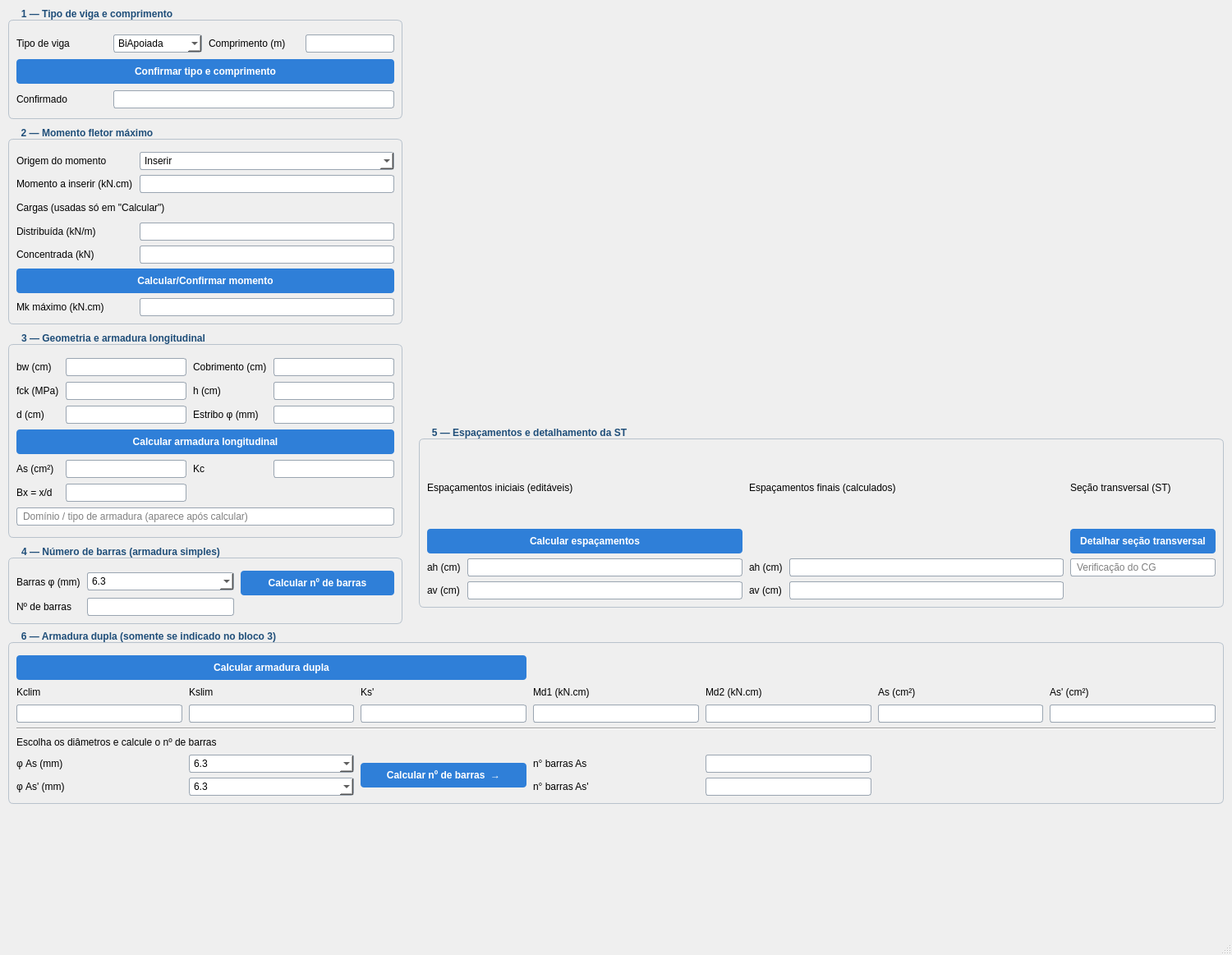
<?xml version="1.0" encoding="UTF-8"?>
<ui version="4.0">
 <class>MainWindow</class>
 <widget class="QMainWindow" name="MainWindow">
  <property name="geometry">
   <rect>
    <x>0</x>
    <y>0</y>
    <width>1500</width>
    <height>1163</height>
   </rect>
  </property>
  <property name="windowTitle">
   <string>Dimensionamento de Vigas — NBR 6118</string>
  </property>
  <widget class="QWidget" name="centralwidget">
   <property name="styleSheet">
    <string>
QGroupBox { font-weight: bold; border: 1px solid #b8c2cc; border-radius: 6px; margin-top: 14px; padding-top: 6px; }
QGroupBox::title { subcontrol-origin: margin; left: 10px; padding: 0 4px; color: #1f4e79; }
QGroupBox QLabel, QGroupBox QLineEdit, QGroupBox QComboBox { font-weight: normal; }
QLabel[papel=&quot;subtitulo&quot;] { font-weight: bold; color: #37474f; }
QLineEdit { background: #ffffff; border: 1px solid #9aa5b1; border-radius: 3px; padding: 2px 5px; }
QLineEdit:focus { border: 1px solid #2f7fd8; }
QLineEdit[papel=&quot;saida&quot;] { background: #eceff1; color: #1f2d3a; border: 1px solid #cfd8dc; }
QLineEdit[papel=&quot;editavel&quot;] { background: #fff6d6; border: 1px solid #e0c36a; }
QComboBox { background: #ffffff; border: 1px solid #9aa5b1; border-radius: 3px; padding: 2px 5px; font-weight: normal; }
QPushButton { background: #2f7fd8; color: #ffffff; border: none; border-radius: 4px; padding: 4px 12px; min-height: 22px; font-weight: bold; }
QPushButton:hover { background: #2569b5; }
QPushButton:pressed { background: #1c548f; }
QLineEdit:disabled, QComboBox:disabled { background: #f4f4f4; color: #a0a0a0; border: 1px solid #dddddd; }
QLabel:disabled { color: #a0a0a0; }
QPushButton:disabled { background: #cfd8dc; color: #78909c; }
QGroupBox:disabled { color: #a0a0a0; }
</string>
   </property>
   <widget class="QGroupBox" name="gb_tipo">
    <property name="geometry">
     <rect>
      <x>10</x>
      <y>10</y>
      <width>480</width>
      <height>135</height>
     </rect>
    </property>
    <property name="title">
     <string>1 — Tipo de viga e comprimento</string>
    </property>
    <layout class="QGridLayout" name="layout_tipo" columnstretch="0,1,0,1" columnminimumwidth="110,0,110,0">
     <property name="horizontalSpacing">
      <number>8</number>
     </property>
     <property name="verticalSpacing">
      <number>6</number>
     </property>
     <item row="0" column="0">
      <widget class="QLabel" name="label">
       <property name="text">
        <string>Tipo de viga</string>
       </property>
      </widget>
     </item>
     <item row="0" column="2">
      <widget class="QLabel" name="label_3">
       <property name="text">
        <string>Comprimento (m)</string>
       </property>
      </widget>
     </item>
     <item row="0" column="1">
      <widget class="QComboBox" name="tipoviga">
       <item>
        <property name="text">
         <string>BiApoiada</string>
        </property>
       </item>
       <item>
        <property name="text">
         <string>Engastada</string>
        </property>
       </item>
      </widget>
     </item>
     <item row="0" column="3">
      <widget class="QLineEdit" name="comprimento"/>
     </item>
     <item row="1" column="0" colspan="4">
      <widget class="QPushButton" name="botaook">
       <property name="text">
        <string>Confirmar tipo e comprimento</string>
       </property>
       <property name="papel" stdset="0">
        <string>acao</string>
       </property>
      </widget>
     </item>
     <item row="2" column="0">
      <widget class="QLabel" name="label_2">
       <property name="text">
        <string>Confirmado</string>
       </property>
      </widget>
     </item>
     <item row="2" column="1" colspan="3">
      <widget class="QLineEdit" name="tipodeviga">
       <property name="readOnly">
        <bool>true</bool>
       </property>
       <property name="papel" stdset="0">
        <string>saida</string>
       </property>
      </widget>
     </item>
    </layout>
   </widget>
   <widget class="QGroupBox" name="gb_momento">
    <property name="geometry">
     <rect>
      <x>10</x>
      <y>155</y>
      <width>480</width>
      <height>240</height>
     </rect>
    </property>
    <property name="title">
     <string>2 — Momento fletor máximo</string>
    </property>
    <layout class="QGridLayout" name="layout_momento" columnstretch="0,1">
     <property name="horizontalSpacing">
      <number>8</number>
     </property>
     <property name="verticalSpacing">
      <number>6</number>
     </property>
     <item row="0" column="0">
      <widget class="QLabel" name="label_8">
       <property name="text">
        <string>Origem do momento</string>
       </property>
      </widget>
     </item>
     <item row="0" column="1">
      <widget class="QComboBox" name="tipomomento">
       <item>
        <property name="text">
         <string>Inserir</string>
        </property>
       </item>
       <item>
        <property name="text">
         <string>Calcular</string>
        </property>
       </item>
      </widget>
     </item>
     <item row="1" column="0">
      <widget class="QLabel" name="label_9">
       <property name="text">
        <string>Momento a inserir (kN.cm)</string>
       </property>
      </widget>
     </item>
     <item row="1" column="1">
      <widget class="QLineEdit" name="inserirmomento"/>
     </item>
     <item row="2" column="0" colspan="2">
      <widget class="QLabel" name="label_4">
       <property name="text">
        <string>Cargas (usadas só em &quot;Calcular&quot;)</string>
       </property>
       <property name="papel" stdset="0">
        <string>subtitulo</string>
       </property>
      </widget>
     </item>
     <item row="3" column="0">
      <widget class="QLabel" name="label_5">
       <property name="text">
        <string>Distribuída (kN/m)</string>
       </property>
      </widget>
     </item>
     <item row="3" column="1">
      <widget class="QLineEdit" name="distribuida"/>
     </item>
     <item row="4" column="0">
      <widget class="QLabel" name="label_6">
       <property name="text">
        <string>Concentrada (kN)</string>
       </property>
      </widget>
     </item>
     <item row="4" column="1">
      <widget class="QLineEdit" name="concentrada"/>
     </item>
     <item row="5" column="0" colspan="2">
      <widget class="QPushButton" name="botaocalcular">
       <property name="text">
        <string>Calcular/Confirmar momento</string>
       </property>
       <property name="papel" stdset="0">
        <string>acao</string>
       </property>
      </widget>
     </item>
     <item row="6" column="0">
      <widget class="QLabel" name="label_7">
       <property name="text">
        <string>Mk máximo (kN.cm)</string>
       </property>
      </widget>
     </item>
     <item row="6" column="1">
      <widget class="QLineEdit" name="momentofletor">
       <property name="readOnly">
        <bool>true</bool>
       </property>
       <property name="papel" stdset="0">
        <string>saida</string>
       </property>
      </widget>
     </item>
    </layout>
   </widget>
   <widget class="QGroupBox" name="gb_geom">
    <property name="geometry">
     <rect>
      <x>10</x>
      <y>405</y>
      <width>480</width>
      <height>250</height>
     </rect>
    </property>
    <property name="title">
     <string>3 — Geometria e armadura longitudinal</string>
    </property>
    <layout class="QGridLayout" name="layout_geom" columnstretch="0,1,0,1">
     <property name="horizontalSpacing">
      <number>8</number>
     </property>
     <property name="verticalSpacing">
      <number>6</number>
     </property>
     <item row="0" column="0">
      <widget class="QLabel" name="label_13">
       <property name="text">
        <string>bw (cm)</string>
       </property>
      </widget>
     </item>
     <item row="0" column="2">
      <widget class="QLabel" name="label_11">
       <property name="text">
        <string>Cobrimento (cm)</string>
       </property>
      </widget>
     </item>
     <item row="1" column="0">
      <widget class="QLabel" name="label_12">
       <property name="text">
        <string>fck (MPa)</string>
       </property>
      </widget>
     </item>
     <item row="0" column="1">
      <widget class="QLineEdit" name="bw"/>
     </item>
     <item row="0" column="3">
      <widget class="QLineEdit" name="cobrimento"/>
     </item>
     <item row="1" column="1">
      <widget class="QLineEdit" name="fck"/>
     </item>
     <item row="1" column="2">
      <widget class="QLabel" name="label_18">
       <property name="text">
        <string>h (cm)</string>
       </property>
      </widget>
     </item>
     <item row="2" column="0">
      <widget class="QLabel" name="label_14">
       <property name="text">
        <string>d (cm)</string>
       </property>
      </widget>
     </item>
     <item row="2" column="2">
      <widget class="QLabel" name="label_17">
       <property name="text">
        <string>Estribo φ (mm)</string>
       </property>
      </widget>
     </item>
     <item row="1" column="3">
      <widget class="QLineEdit" name="Altura"/>
     </item>
     <item row="2" column="1">
      <widget class="QLineEdit" name="alturautil"/>
     </item>
     <item row="2" column="3">
      <widget class="QLineEdit" name="estribo"/>
     </item>
     <item row="3" column="0" colspan="4">
      <widget class="QPushButton" name="armlong">
       <property name="text">
        <string>Calcular armadura longitudinal</string>
       </property>
       <property name="papel" stdset="0">
        <string>acao</string>
       </property>
      </widget>
     </item>
     <item row="4" column="0">
      <widget class="QLabel" name="label_15">
       <property name="text">
        <string>As (cm²)</string>
       </property>
      </widget>
     </item>
     <item row="4" column="2">
      <widget class="QLabel" name="label_20">
       <property name="text">
        <string>Kc</string>
       </property>
      </widget>
     </item>
     <item row="5" column="0">
      <widget class="QLabel" name="label_21">
       <property name="text">
        <string>Bx = x/d</string>
       </property>
      </widget>
     </item>
     <item row="4" column="1">
      <widget class="QLineEdit" name="longpositiva">
       <property name="readOnly">
        <bool>true</bool>
       </property>
       <property name="papel" stdset="0">
        <string>saida</string>
       </property>
      </widget>
     </item>
     <item row="4" column="3">
      <widget class="QLineEdit" name="Kc_mostrar">
       <property name="readOnly">
        <bool>true</bool>
       </property>
       <property name="papel" stdset="0">
        <string>saida</string>
       </property>
      </widget>
     </item>
     <item row="5" column="1">
      <widget class="QLineEdit" name="Bx_mostrar">
       <property name="readOnly">
        <bool>true</bool>
       </property>
       <property name="papel" stdset="0">
        <string>saida</string>
       </property>
      </widget>
     </item>
     <item row="6" column="0" colspan="4">
      <widget class="QLineEdit" name="dominio">
       <property name="readOnly">
        <bool>true</bool>
       </property>
       <property name="placeholderText">
        <string>Domínio / tipo de armadura (aparece após calcular)</string>
       </property>
       <property name="papel" stdset="0">
        <string>saida</string>
       </property>
      </widget>
     </item>
    </layout>
   </widget>
   <widget class="QGroupBox" name="gb_barras">
    <property name="geometry">
     <rect>
      <x>10</x>
      <y>665</y>
      <width>480</width>
      <height>95</height>
     </rect>
    </property>
    <property name="title">
     <string>4 — Número de barras (armadura simples)</string>
    </property>
    <layout class="QGridLayout" name="layout_barras" columnstretch="0,1,0,1">
     <property name="horizontalSpacing">
      <number>8</number>
     </property>
     <property name="verticalSpacing">
      <number>6</number>
     </property>
     <item row="0" column="0">
      <widget class="QLabel" name="label_16">
       <property name="text">
        <string>Barras φ (mm)</string>
       </property>
      </widget>
     </item>
     <item row="1" column="0">
      <widget class="QLabel" name="label_19">
       <property name="text">
        <string>Nº de barras</string>
       </property>
      </widget>
     </item>
     <item row="0" column="1">
      <widget class="QComboBox" name="barra">
       <item>
        <property name="text">
         <string>6.3</string>
        </property>
       </item>
       <item>
        <property name="text">
         <string>8</string>
        </property>
       </item>
       <item>
        <property name="text">
         <string>10</string>
        </property>
       </item>
       <item>
        <property name="text">
         <string>12.5</string>
        </property>
       </item>
       <item>
        <property name="text">
         <string>16</string>
        </property>
       </item>
       <item>
        <property name="text">
         <string>20</string>
        </property>
       </item>
      </widget>
     </item>
     <item row="1" column="1">
      <widget class="QLineEdit" name="armadura">
       <property name="focusPolicy">
        <enum>Qt::NoFocus</enum>
       </property>
       <property name="readOnly">
        <bool>true</bool>
       </property>
       <property name="papel" stdset="0">
        <string>saida</string>
       </property>
      </widget>
     </item>
     <item row="0" column="2" colspan="2">
      <widget class="QPushButton" name="numero_barras">
       <property name="text">
        <string>Calcular nº de barras</string>
       </property>
       <property name="papel" stdset="0">
        <string>acao</string>
       </property>
      </widget>
     </item>
    </layout>
   </widget>
   <widget class="QLabel" name="label_37">
    <property name="geometry">
     <rect>
      <x>680</x>
      <y>10</y>
      <width>621</width>
      <height>501</height>
     </rect>
    </property>
    <property name="text">
     <string/>
    </property>
    <property name="pixmap">
     <pixmap resource="recursos.qrc">:/imagens/imagens/Captura de tela 2026-05-20 113556.png</pixmap>
    </property>
    <property name="scaledContents">
     <bool>true</bool>
    </property>
    <property name="alignment">
     <set>Qt::AlignCenter</set>
    </property>
   </widget>
   <widget class="QGroupBox" name="gb_espacamentos">
    <property name="geometry">
     <rect>
      <x>510</x>
      <y>520</y>
      <width>980</width>
      <height>220</height>
     </rect>
    </property>
    <property name="title">
     <string>5 — Espaçamentos e detalhamento da ST</string>
    </property>
    <layout class="QGridLayout" name="layout_espac">
     <property name="horizontalSpacing">
      <number>8</number>
     </property>
     <property name="verticalSpacing">
      <number>6</number>
     </property>
     <item row="0" column="0" colspan="2">
      <widget class="QLabel" name="label_32">
       <property name="text">
        <string>Espaçamentos iniciais (editáveis)</string>
       </property>
       <property name="papel" stdset="0">
        <string>subtitulo</string>
       </property>
      </widget>
     </item>
     <item row="1" column="0" colspan="2">
      <widget class="QPushButton" name="espacamentos">
       <property name="text">
        <string>Calcular espaçamentos</string>
       </property>
       <property name="papel" stdset="0">
        <string>acao</string>
       </property>
      </widget>
     </item>
     <item row="2" column="0">
      <widget class="QLabel" name="label_36">
       <property name="toolTip">
        <string>Espaçamento horizontal</string>
       </property>
       <property name="text">
        <string>ah (cm)</string>
       </property>
      </widget>
     </item>
     <item row="2" column="1">
      <widget class="QLineEdit" name="es_horizontal">
       <property name="papel" stdset="0">
        <string>editavel</string>
       </property>
      </widget>
     </item>
     <item row="3" column="0">
      <widget class="QLabel" name="label_34">
       <property name="toolTip">
        <string>Espaçamento vertical</string>
       </property>
       <property name="text">
        <string>av (cm)</string>
       </property>
      </widget>
     </item>
     <item row="3" column="1">
      <widget class="QLineEdit" name="es_vertical">
       <property name="papel" stdset="0">
        <string>editavel</string>
       </property>
      </widget>
     </item>
     <item row="0" column="2" colspan="2">
      <widget class="QLabel" name="label_35">
       <property name="text">
        <string>Espaçamentos finais (calculados)</string>
       </property>
       <property name="papel" stdset="0">
        <string>subtitulo</string>
       </property>
      </widget>
     </item>
     <item row="2" column="2">
      <widget class="QLabel" name="label_31">
       <property name="toolTip">
        <string>Espaçamento horizontal</string>
       </property>
       <property name="text">
        <string>ah (cm)</string>
       </property>
      </widget>
     </item>
     <item row="2" column="3">
      <widget class="QLineEdit" name="es_horizontal_final">
       <property name="readOnly">
        <bool>true</bool>
       </property>
       <property name="papel" stdset="0">
        <string>saida</string>
       </property>
      </widget>
     </item>
     <item row="3" column="2">
      <widget class="QLabel" name="label_33">
       <property name="toolTip">
        <string>Espaçamento vertical</string>
       </property>
       <property name="text">
        <string>av (cm)</string>
       </property>
      </widget>
     </item>
     <item row="3" column="3">
      <widget class="QLineEdit" name="es_vertical_final">
       <property name="readOnly">
        <bool>true</bool>
       </property>
       <property name="papel" stdset="0">
        <string>saida</string>
       </property>
      </widget>
     </item>
     <item row="0" column="4" colspan="2">
      <widget class="QLabel" name="label_10">
       <property name="text">
        <string>Seção transversal (ST)</string>
       </property>
       <property name="papel" stdset="0">
        <string>subtitulo</string>
       </property>
      </widget>
     </item>
     <item row="1" column="4" colspan="2">
      <widget class="QPushButton" name="desenhost">
       <property name="text">
        <string>Detalhar seção transversal</string>
       </property>
       <property name="papel" stdset="0">
        <string>acao</string>
       </property>
      </widget>
     </item>
     <item row="2" column="4" colspan="2">
      <widget class="QLineEdit" name="verificar_cg">
       <property name="readOnly">
        <bool>true</bool>
       </property>
       <property name="placeholderText">
        <string>Verificação do CG</string>
       </property>
       <property name="papel" stdset="0">
        <string>saida</string>
       </property>
      </widget>
     </item>
    </layout>
   </widget>
   <widget class="QGroupBox" name="gb_dupla">
    <property name="geometry">
     <rect>
      <x>10</x>
      <y>768</y>
      <width>1480</width>
      <height>211</height>
     </rect>
    </property>
    <property name="title">
     <string>6 — Armadura dupla (somente se indicado no bloco 3)</string>
    </property>
    <layout class="QGridLayout" name="layout_dupla">
     <property name="horizontalSpacing">
      <number>8</number>
     </property>
     <property name="verticalSpacing">
      <number>6</number>
     </property>
     <item row="0" column="0" colspan="3">
      <widget class="QPushButton" name="arm_dupla">
       <property name="text">
        <string>Calcular armadura dupla</string>
       </property>
       <property name="papel" stdset="0">
        <string>acao</string>
       </property>
      </widget>
     </item>
     <item row="1" column="1">
      <widget class="QLabel" name="label_24">
       <property name="text">
        <string>Kslim</string>
       </property>
      </widget>
     </item>
     <item row="1" column="0">
      <widget class="QLabel" name="label_23">
       <property name="text">
        <string>Kclim</string>
       </property>
      </widget>
     </item>
     <item row="1" column="4">
      <widget class="QLabel" name="label_28">
       <property name="text">
        <string>Md2 (kN.cm)</string>
       </property>
      </widget>
     </item>
     <item row="1" column="3">
      <widget class="QLabel" name="label_29">
       <property name="text">
        <string>Md1 (kN.cm)</string>
       </property>
      </widget>
     </item>
     <item row="1" column="2">
      <widget class="QLabel" name="label_25">
       <property name="text">
        <string>Ks'</string>
       </property>
      </widget>
     </item>
     <item row="1" column="6">
      <widget class="QLabel" name="label_26">
       <property name="text">
        <string>As' (cm²)</string>
       </property>
      </widget>
     </item>
     <item row="1" column="5">
      <widget class="QLabel" name="label_27">
       <property name="text">
        <string>As (cm²)</string>
       </property>
      </widget>
     </item>
     <item row="2" column="0">
      <widget class="QLineEdit" name="kclim">
       <property name="readOnly">
        <bool>true</bool>
       </property>
       <property name="papel" stdset="0">
        <string>saida</string>
       </property>
      </widget>
     </item>
     <item row="2" column="2">
      <widget class="QLineEdit" name="kslinha">
       <property name="readOnly">
        <bool>true</bool>
       </property>
       <property name="papel" stdset="0">
        <string>saida</string>
       </property>
      </widget>
     </item>
     <item row="2" column="3">
      <widget class="QLineEdit" name="M1d_linha">
       <property name="readOnly">
        <bool>true</bool>
       </property>
       <property name="papel" stdset="0">
        <string>saida</string>
       </property>
      </widget>
     </item>
     <item row="2" column="1">
      <widget class="QLineEdit" name="kslim">
       <property name="readOnly">
        <bool>true</bool>
       </property>
       <property name="papel" stdset="0">
        <string>saida</string>
       </property>
      </widget>
     </item>
     <item row="2" column="6">
      <widget class="QLineEdit" name="As_dupla_linha">
       <property name="readOnly">
        <bool>true</bool>
       </property>
       <property name="papel" stdset="0">
        <string>saida</string>
       </property>
      </widget>
     </item>
     <item row="3" column="0" colspan="7">
      <widget class="Line" name="line_dupla">
       <property name="orientation">
        <enum>Qt::Horizontal</enum>
       </property>
      </widget>
     </item>
     <item row="2" column="5">
      <widget class="QLineEdit" name="As_dupla">
       <property name="readOnly">
        <bool>true</bool>
       </property>
       <property name="papel" stdset="0">
        <string>saida</string>
       </property>
      </widget>
     </item>
     <item row="2" column="4">
      <widget class="QLineEdit" name="M2d_linha">
       <property name="readOnly">
        <bool>true</bool>
       </property>
       <property name="papel" stdset="0">
        <string>saida</string>
       </property>
      </widget>
     </item>
     <item row="4" column="0" colspan="7">
      <widget class="QLabel" name="label_30">
       <property name="text">
        <string>Escolha os diâmetros e calcule o nº de barras</string>
       </property>
       <property name="papel" stdset="0">
        <string>subtitulo</string>
       </property>
      </widget>
     </item>
     <item row="5" column="3">
      <widget class="QLabel" name="lbl_nas">
       <property name="text">
        <string>n° barras As</string>
       </property>
      </widget>
     </item>
     <item row="6" column="3">
      <widget class="QLabel" name="lbl_naslinha">
       <property name="text">
        <string>n° barras As'</string>
       </property>
      </widget>
     </item>
     <item row="5" column="0">
      <widget class="QLabel" name="lbl_phi_as">
       <property name="text">
        <string>φ As (mm)</string>
       </property>
      </widget>
     </item>
     <item row="5" column="1">
      <widget class="QComboBox" name="barra_As">
       <item>
        <property name="text">
         <string>6.3</string>
        </property>
       </item>
       <item>
        <property name="text">
         <string>8</string>
        </property>
       </item>
       <item>
        <property name="text">
         <string>10</string>
        </property>
       </item>
       <item>
        <property name="text">
         <string>12.5</string>
        </property>
       </item>
       <item>
        <property name="text">
         <string>16</string>
        </property>
       </item>
       <item>
        <property name="text">
         <string>20</string>
        </property>
       </item>
      </widget>
     </item>
     <item row="6" column="0">
      <widget class="QLabel" name="lbl_phi_aslinha">
       <property name="text">
        <string>φ As' (mm)</string>
       </property>
      </widget>
     </item>
     <item row="6" column="1">
      <widget class="QComboBox" name="barra_Aslinha">
       <item>
        <property name="text">
         <string>6.3</string>
        </property>
       </item>
       <item>
        <property name="text">
         <string>8</string>
        </property>
       </item>
       <item>
        <property name="text">
         <string>10</string>
        </property>
       </item>
       <item>
        <property name="text">
         <string>12.5</string>
        </property>
       </item>
       <item>
        <property name="text">
         <string>16</string>
        </property>
       </item>
      </widget>
     </item>
     <item row="5" column="4">
      <widget class="QLineEdit" name="nAs">
       <property name="readOnly">
        <bool>true</bool>
       </property>
       <property name="papel" stdset="0">
        <string>saida</string>
       </property>
      </widget>
     </item>
     <item row="5" column="2" rowspan="2">
      <widget class="QPushButton" name="calcular_nbarrasdupla">
       <property name="text">
        <string>Calcular nº de barras  →</string>
       </property>
       <property name="papel" stdset="0">
        <string>acao</string>
       </property>
      </widget>
     </item>
     <item row="6" column="4">
      <widget class="QLineEdit" name="nAslinha">
       <property name="readOnly">
        <bool>true</bool>
       </property>
       <property name="papel" stdset="0">
        <string>saida</string>
       </property>
      </widget>
     </item>
    </layout>
   </widget>
  </widget>
  <widget class="QMenuBar" name="menubar">
   <property name="geometry">
    <rect>
     <x>0</x>
     <y>0</y>
     <width>1500</width>
     <height>26</height>
    </rect>
   </property>
  </widget>
  <widget class="QStatusBar" name="statusbar"/>
 </widget>
 <resources>
  <include location="recursos.qrc"/>
 </resources>
 <connections/>
</ui>
